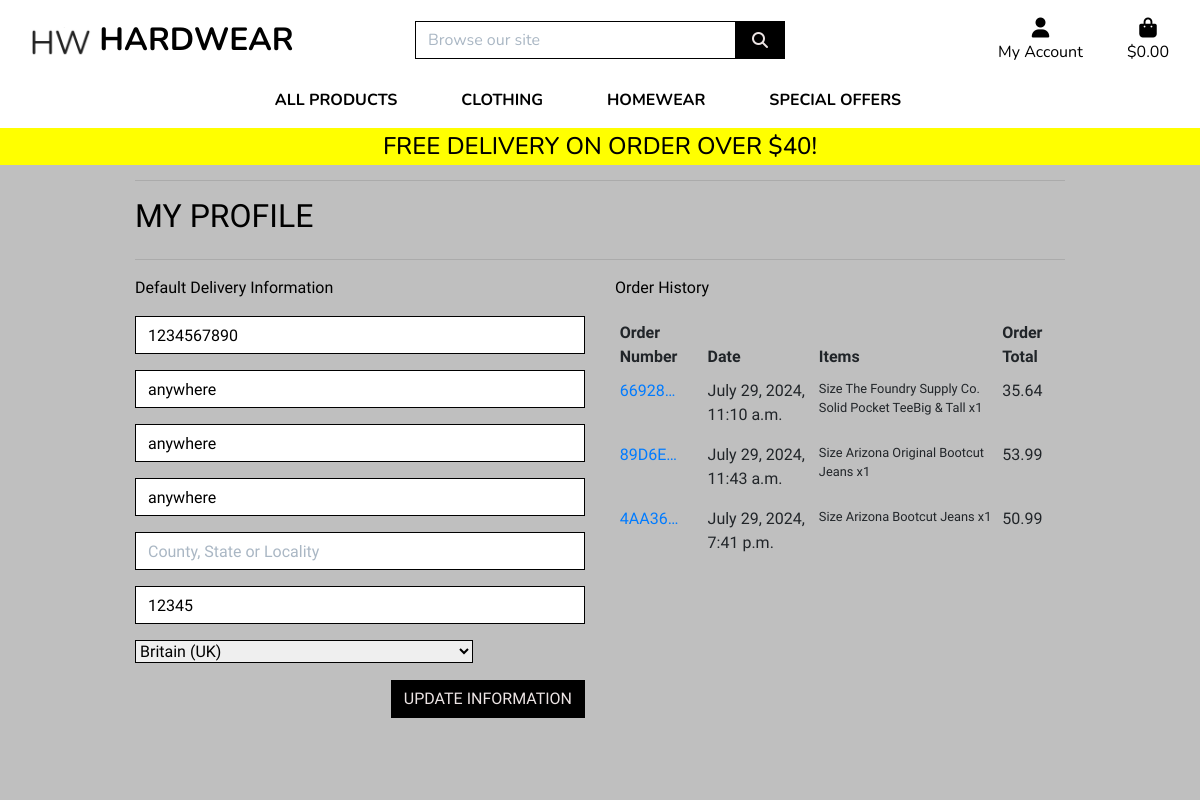
The app's page /profile/ (signed in) with its own data.
### profiles/models.py (models this page shows, shortened)
class UserProfile(models.Model):
    user = models.OneToOneField(User, on_delete=models.CASCADE)
    default_phone_number = models.CharField(max_length=20, null=True, blank=True)
    default_street_address1 = models.CharField(max_length=80, null=True, blank=True)
    default_street_address2 = models.CharField(max_length=80, null=True, blank=True)
    default_city_or_town = models.CharField(max_length=40, null=True, blank=True)
    default_county = models.CharField(max_length=80, null=True, blank=True)
    default_postcode = models.CharField(max_length=20, null=True, blank=True)
    default_country = CountryField(blank_label='Country', null=True, blank=True)

### checkout/models.py (models this page shows, shortened)
class Orders(models.Model):
    order_number = models.CharField(max_length=32, null=False, editable=False)
    user_profile = models.ForeignKey(UserProfile, on_delete=models.SET_NULL,
                                    null=True, blank=True, related_name='orders')
    full_name = models.CharField(max_length=50, null=False, blank=False)
    email_address = models.EmailField(max_length=254, null=False, blank=False)
    phone_number = models.CharField(max_length=20, null=False, blank=False)
    country = CountryField(blank_label='Country *', null=False, blank=False)
    postcode = models.CharField(max_length=20, null=True, blank=True)
    city_or_town = models.CharField(max_length=40, null=False, blank=False)
    street_address1 = models.CharField(max_length=80, null=False, blank=False)
    street_address2 = models.CharField(max_length=80, null=True, blank=True)
    county = models.CharField(max_length=80, null=True, blank=True)
    date = models.DateTimeField(auto_now_add=True)
    delivery_cost = models.DecimalField(max_digits=6, decimal_places=2, null=False, default=0)
    order_total = models.DecimalField(max_digits=10, decimal_places=2, null=False, default=0)
    grand_total = models.DecimalField(max_digits=10, decimal_places=2, null=False, default=0)
    original_bag = models.TextField(null=False, blank=False, default='')
    stripe_pid = models.CharField(max_length=254, null=False, blank=False, default='')

class OrderLineItem(models.Model):
    order = models.ForeignKey(Orders, null=False, blank=False, on_delete=models.CASCADE, related_name='lineitems')
    product = models.ForeignKey(Product, null=False, blank=False, on_delete=models.CASCADE)
    product_size = models.CharField(max_length=2, null=True, blank=True) # XS, S, M, L, LX
    quantity = models.IntegerField(null=False, blank=False, default=0)
    lineitem_total = models.DecimalField(max_digits=6, decimal_places=2, null=False, blank=False, editable=False)

### products/models.py (models this page shows, shortened)
class Product(models.Model):
    category = models.ForeignKey('Category', null=True, blank=True, on_delete=models.SET_NULL)
    sku = models.CharField(max_length=254, null=True, blank=True)
    name = models.CharField(max_length=254)
    description = models.TextField()
    sizes = models.BooleanField(default=False, null=True, blank=True)
    price = models.DecimalField(max_digits=6, decimal_places=2)
    rating = models.DecimalField(max_digits=6, decimal_places=2, null=True, blank=True)
    image_url = models.URLField(max_length=1024, null=True, blank=True)
    image = models.ImageField(null=True, blank=True)

### profiles/views.py (the view)
# urls.py: path('profile/', include('profiles.urls')),
def profile(request):
    profile = get_object_or_404(UserProfile, user=request.user)
    if request.method == 'POST':
        form = UserProfileForm(request.POST, instance=profile)
        if form.is_valid():
            form.save()
            messages.success(request, 'Profile updated successfully')
    form = UserProfileForm(instance=profile)
    orders = profile.orders.all()
    template = 'profiles/profile.html'
    context = {
        'form': form,
        'orders': orders,
        'on_profile_page': True
    }
    return render(request, template, context)

### profiles/forms.py
class UserProfileForm(forms.ModelForm):
    class Meta:
        model = UserProfile
        exclude = ('user',)
    def __init__(self, *args, **kwargs):
        super().__init__(*args, **kwargs)
        placeholders = {
            'default_phone_number': 'Phone Number',
            'default_postcode': 'Post Code',
            'default_city_or_town': 'City or Town',
            'default_street_address1': 'Street Address 1',
            'default_street_address2': 'Street Address 2',
            'default_county': 'County, State or Locality',
        }
        self.fields['default_phone_number'].widget.attrs['autofocus'] = True
        for field in self.fields:
            if field != 'default_country':
                if self.fields[field].required:
                    placeholder = f'{placeholders[field]} *'
                else:
                    placeholder = placeholders[field]
                self.fields[field].widget.attrs['placeholder'] = placeholder
            self.fields[field].widget.attrs['class'] = 'border-black rounded-0 profile-form-input'
            self.fields[field].label = False

### bag/contexts.py (called while the page is built, shortened)
def bag_contents(request):
    bag_items = []
    total = 0
    product_count = 0
    bag = request.session.get('bag', {})
    if total < settings.FREE_DELIVERY_THRESHOLD:
        delivery = total * Decimal(settings.STANDARD_DELIVERY_PERCENTAGE / 100)
        free_delivery_delta = settings.FREE_DELIVERY_THRESHOLD - total
    else:
        delivery = 0
        free_delivery_delta = 0
    grand_total = delivery + total
    context = {
        'bag_items': bag_items,
        'total': total,
        'product_count': product_count,
        'delivery': delivery,
        'free_delivery_delta': free_delivery_delta,
        'free_delivery_threshold': settings.FREE_DELIVERY_THRESHOLD,
        'grand_total': grand_total,
    }
    return context

### profiles/templates/profiles/profile.html (shortened to what this page needs)
{% extends "base.html" %}
{% load static %}
{% block extra_css %}
    <link rel="stylesheet" href="{% static 'css/profile.css' %}">
{% endblock %}
{% block page_header %}
    <div class="container header-container">
    </div>
{% endblock %}
{% block content %}
    <div class="overlay"></div>
    <div class="container">
        <div class="row">
            <div class="col">
                <hr>
                <h2 class="logo-font mb-4 text-black">My Profile</h2>
                <hr>
            </div>
        </div>
        <div class="row">
            <div class="col-12 col-lg-6">
                <p class="text-black text-muted">Default Delivery Information</p>
                <form class="mt-3" action="{% url 'profile' %}" method="POST" id="profile-update-form">
                    {{ form|crispy }}
                    <button class="btn btn-black rounded-0 text-uppercase float-right">Update Information</button>
                </form>
            </div>
            <div class="text-black col-lg-6">
                <p class="text-black text-muted">Order History</p>
                <div class="order-history table-responsive">
                    <table class="table table-sm table-borderless">
                        <thead>
                            <tr>
                                <th>Order Number</th>
                                <th>Date</th>
                                <th>Items</th>
                                <th>Order Total</th>
                            </tr>
                        </thead>
                        <tbody>
                            {% for orders in orders %}
                                <tr>
                                    <td>
                                        <a href="{% url 'order_history' orders.order_number %}"
                                        title="{{ orders.order_number }}">
                                            {{ orders.order_number|truncatechars:6 }}
                                        </a>
                                    </td>
                                    <td>{{ orders.date }}</td>
                                    <td>
                                        <ul class="list-unstyled">
                                            {% for item in orders.lineitems.all %}
                                                <li class="small">
                                                    {% if item.product.sizes %}
                                                        Size {{ item.product.size|upper }}
                                                    {% endif %}{{ item.product.name }} x{{ item.quantity }}
                                                </li>
                                            {% endfor %}
                                        </ul>
                                    </td>
                                    <td>{{ orders.grand_total }}</td>
                                </tr>
                            {% endfor %}
                        </tbody>
                    </table>
                </div>
            </div>
        </div>
{% endblock %}

### static/css/base.css (style rules this page uses)
html { height: 100%; }
body { background: url('/media/homepage_background_cropped.jpg') no-repeat center center fixed; background-size: cover; height: calc(100vh - 164px); color: #555; font-family: "Overlock", sans-serif; }
.logo-font { text-transform: uppercase; }
.btn-black { background: black; color: rgb(236, 228, 228); }
.text-black { color: #000 !important; }
.border-black { border: 1px solid black !important; }
.overlay { height: 100%; width: 100%; top: 0; left: 0; position: fixed; background: #bfbfbf; z-index: -1; }
@media (min-width: 1200px) { .container { max-width: 80%; } }
@media (min-width: 992px) { .header-container { padding-top: 164px; } }

### profiles/static/css/profile.css (style rules this page uses)
.order-history { max-height: 416px; overflow-y: auto; }
#profile-update-form .form-control { color: #000; }
#profile-update-form input::placeholder { color: #aab7c4; }
#id_default_country, #id_default_country option:not(:first-child) { color:#000; }

### records on screen
UserProfile: default_phone_number "1234567890", default_street_address1 "anywhere", default_street_address2 "anywhere", default_city_or_town "anywhere", default_postcode "12345", default_country "Britain (UK)"
Orders: order_number "66928…", date "July 29, 2024, 11:10 a.m.", grand_total "35.64"
OrderLineItem: product.name "The Foundry Supply Co. Solid Pocket TeeBig & Tall", quantity "1"
Orders: order_number "89D6E…", date "July 29, 2024, 11:43 a.m.", grand_total "53.99"
OrderLineItem: product.name "Arizona Original Bootcut Jeans", quantity "1"
Orders: order_number "4AA36…", date "July 29, 2024, 7:41 p.m.", grand_total "50.99"
OrderLineItem: product.name "Arizona Bootcut Jeans", quantity "1"

### other values on screen
{{ free_delivery_threshold }} "40"
